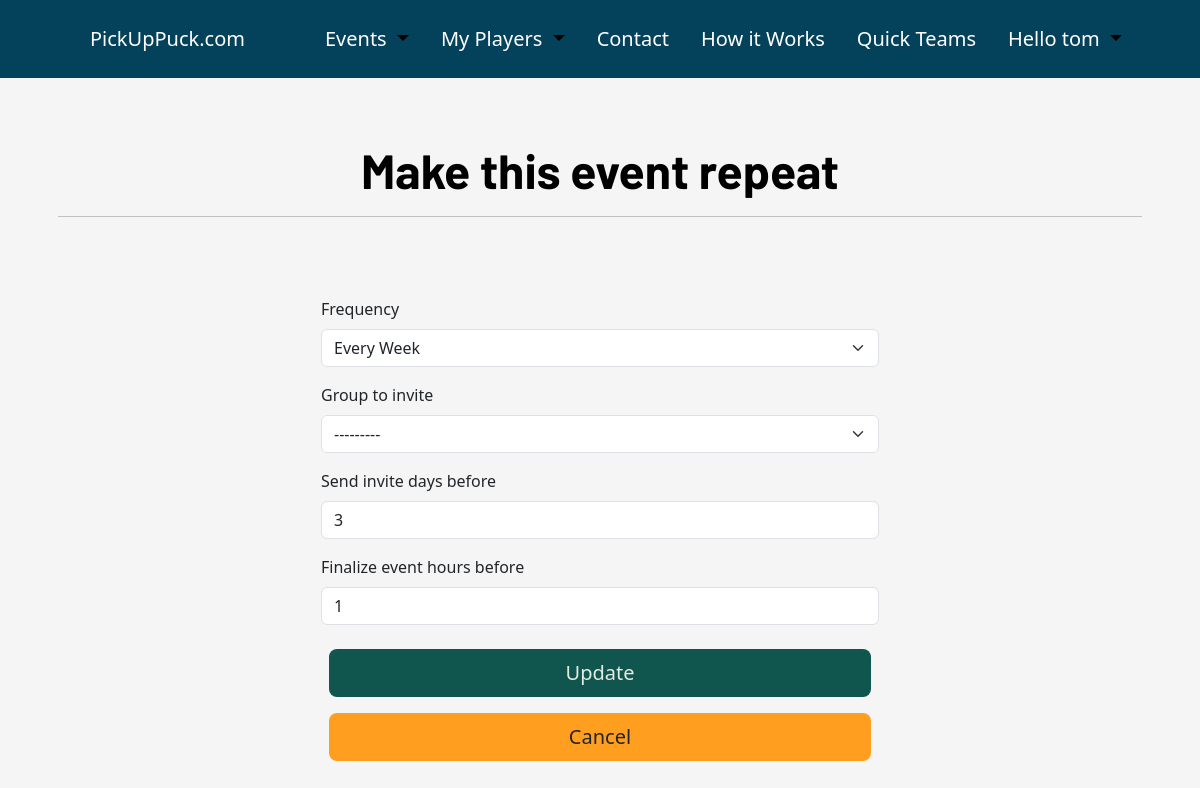
The page /organize/4/recurring (signed in) on the database as committed earlier.
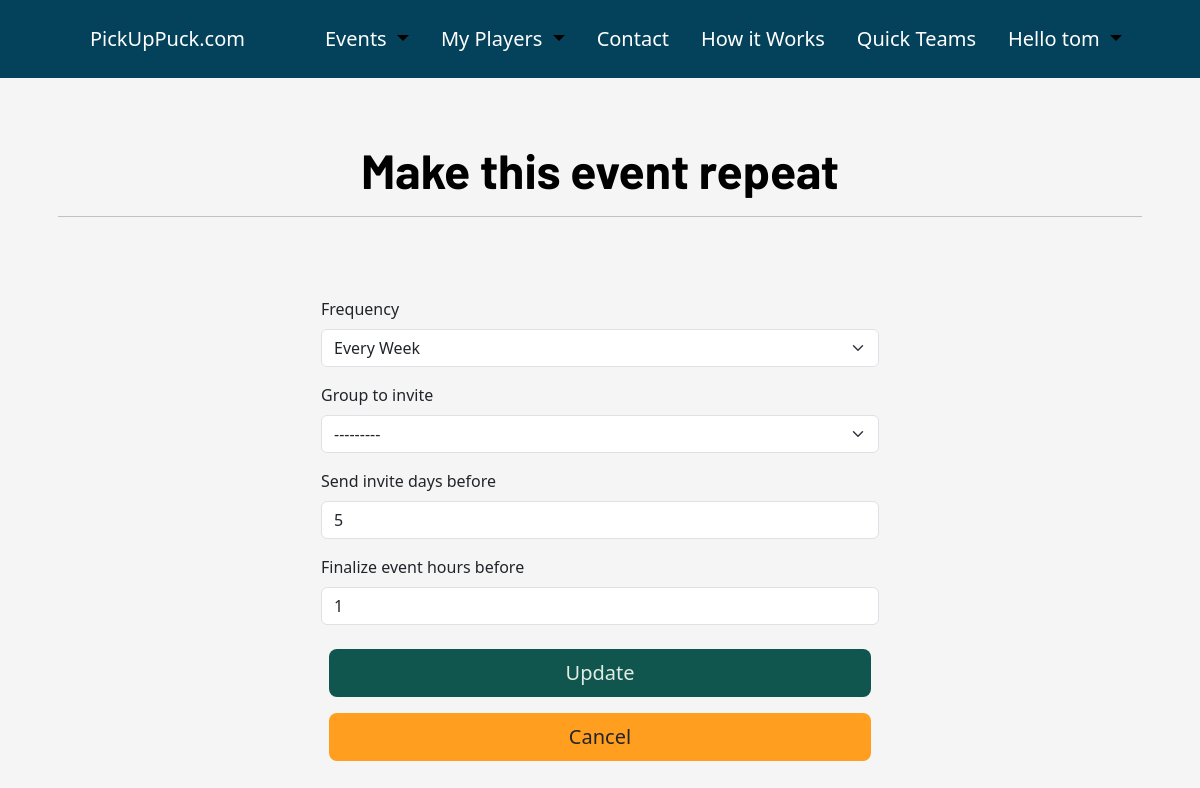
The same page on the database as committed later.
### OrgDash/models.py (models this page shows, shortened)
class Skate(models.Model):
    host = models.ForeignKey(User, on_delete= models.CASCADE, default= 1)
    date = models.DateField(auto_now = False, default= None)
    time = models.TimeField(auto_now=False, default= None)
    location = models.CharField(max_length=200)
    price = models.IntegerField()
    max_players = models.IntegerField(default=0)
    max_goalies = models.IntegerField(default=2)
    recurring_event = models.BooleanField(default= False)
    player_full = models.BooleanField(default=False)
    goalie_full = models.BooleanField(default=False)
    player_guests = models.ManyToManyField('Player', related_name= 'player_guests')
    goalie_guests = models.ManyToManyField('Player', related_name= 'goalie_guests')
    STATUS_CHOICES = [
        (7,'Every Week'),
        (14,'Every Two Weeks'),
    ]
    frequency = models.IntegerField(choices=STATUS_CHOICES, default= 7, blank= True)
    send_invite_days_before = models.IntegerField(default= 3, blank= True)
    finalize_event_hours_before = models.IntegerField(default=1, blank= True)
    group_to_invite = models.ForeignKey('PlayerGroup', on_delete= models.CASCADE, blank= True, null=True)
    already_duplicated = models.BooleanField(default= False)
    auto_invites_sent = models.BooleanField(default=False)
    auto_rosters_sent = models.BooleanField(default= False)

### OrgDash/views.py (the view, shortened to what this page needs)
# urls.py: path('<int:pk>/recurring', views.SkateRepeatUpdate.as_view(), name = 'skate_repeat_settings'),
class SkateRepeatUpdate(UpdateView):
    model = Skate
    template_name = 'OrgDash/Skates/skate_repeat_form.html'
    form_class = EventRepeatForm
    def get_form_class(self):
        modelform = super().get_form_class()
        modelform.base_fields['group_to_invite'].limit_choices_to = {'created_by': self.request.user}
        return modelform

### OrgDash/forms.py
class EventRepeatForm(forms.ModelForm):
    class Meta:
        fields = (
           'frequency', 'group_to_invite', 'send_invite_days_before', 'finalize_event_hours_before'
        )
        model = Skate
        widgets = {
        }

### OrgDash/models.py (called while the page is built)
    def __str__(self):
        return self.name + " group"

### OrgDash/templates/OrgDash/Skates/skate_repeat_form.html (shortened to what this page needs)
{% extends 'base.html' %}
{% block body_block %}
{% load django_bootstrap5 %}
<div class="container">
    <div class="p-3 my-5 text-center">
        <h1 class="display-5 fw-bold text-body-emphasis">Make this event repeat</h1>
        <hr>
      </div>
    <div class="col-md-6 create-form">
        <form method="post" >
        {% bootstrap_form form %}
        <div class="p-2">
            <input class=" w-100 btn btn-green btn-lg" type="submit" value="Update">
        </div>
        </form>
        <div class="p-2">
        <input type=button class="btn btn-gold btn-lg w-100" value="Cancel" onClick="javascript:history.go(-1);">
        </div>
    </div>
</div>
{% endblock %}

Rows that differ between the two databases and show on the page:
changed Skate "Every Week": send_invite_days_before "3" → "5"
